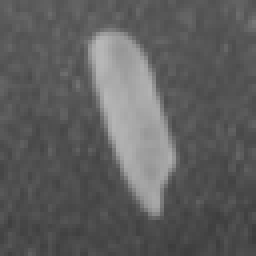
#> input picture semestre-5/Procesamiento digital de images/img/onerice.bmp, 64 x 64 px (shown 4 times larger)
$ python clase.py
#> lines starting #> are read from the running program, lines starting #| are printed output that depends on the picture
### semestre-5/Procesamiento digital de images/helpers/functions.py
import copy
import numpy as np
import cv2
import matplotlib.pyplot as plt

def render(value):
    plt.clf()
    plt.imshow(value,cmap="gray")
    plt.show()
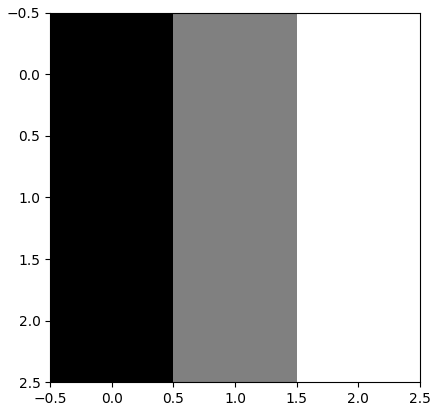
#> figure drawn by matplotlib, 1 panel
#> further down, rice is the input picture: shape (64, 64, 3); min 59, max 183, mean 94.1

# [95 lines left out: functions information, segmentation, clear_img, render_with_lines, get_coordinates_of_color, create_border_of_color and 2 more, not called in this run]

### semestre-5/Procesamiento digital de images/clase6/clase.py
import numpy as np
from cv2 import imread
import matplotlib.pyplot as plt
from helpers.functions import render

def get_histogram(img):
    (row,column) = img.shape
#> row = 64; column = 64
    amount = 256
    histogram = np.zeros((amount,),np.uint8)
    for i in range(row):
        for j in range(column):
            position = img[i,j]
            histogram[position] = histogram[position]+1
#> after the loop, histogram = 256 values, max 171 at index 86, min 0 at index 0, mean 16
    plt.plot(range(amount),histogram[0:amount])
    plt.show()
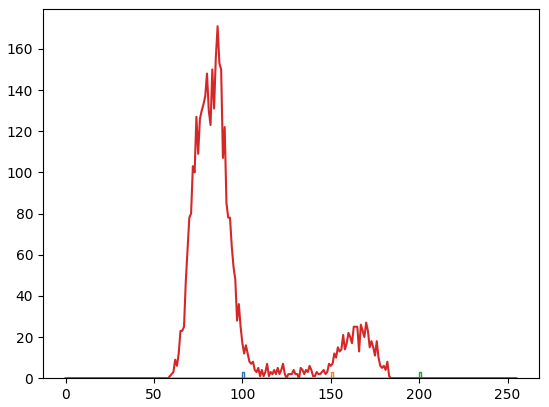
#> figure drawn by matplotlib, 1 panel; curve peaks at x = 86, y = 171
    #(histogram)
    #return histogram

def histogram(img,color):
#> called with color = 'red'
    img_copy = np.copy(img)
    (row, column) = img_copy.shape
#> row = 64; column = 64
    img_copy.shape = row*column
    plt.hist(img_copy, bins=255,range=(0,255),histtype="step",color=color)

row,column = 3,3
matriz = np.zeros((row,column))

matriz[:,0]=100
matriz[:,1]=150
matriz[:,2]=200

render(matriz)

# GET HISTOGRAM
plt.hist(matriz,range(0,255),histtype="step")

#Rice
rice = imread("../img/onerice.bmp")
rice_one_channel = rice[:,:,0]

# Histogram by function
get_histogram(rice_one_channel)
plt.show()

# histogram with plt.hist(<Array>,options)
histogram(rice_one_channel,"red")
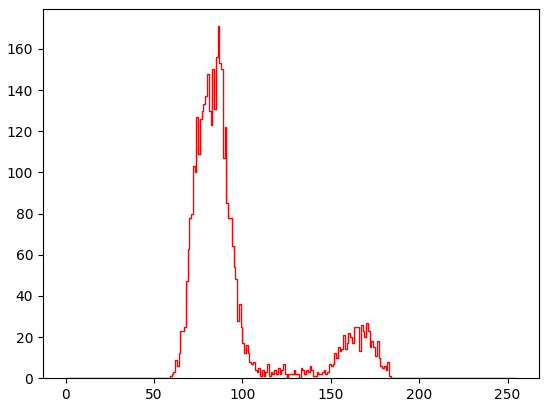
#> figure drawn by matplotlib, 1 panel
